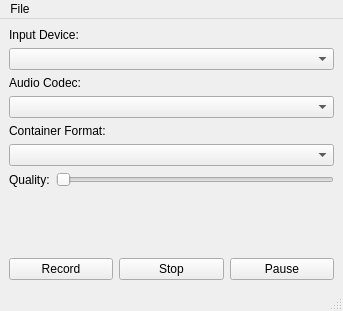
<?xml version="1.0" encoding="UTF-8"?>
<ui version="4.0">
 <class>CameraCapture</class>
 <widget class="QMainWindow" name="CameraCapture">
  <property name="geometry">
   <rect>
    <x>0</x>
    <y>0</y>
    <width>343</width>
    <height>311</height>
   </rect>
  </property>
  <property name="windowTitle">
   <string>MainWindow</string>
  </property>
  <widget class="QWidget" name="centralwidget">
   <layout class="QGridLayout" name="gridLayout">
    <item row="0" column="0" colspan="2">
     <widget class="QLabel" name="label">
      <property name="text">
       <string>Input Device:</string>
      </property>
     </widget>
    </item>
    <item row="1" column="0" colspan="2">
     <widget class="QComboBox" name="inputDeviceBox"/>
    </item>
    <item row="2" column="0" colspan="2">
     <widget class="QLabel" name="label_2">
      <property name="text">
       <string>Audio Codec:</string>
      </property>
     </widget>
    </item>
    <item row="3" column="0" colspan="2">
     <widget class="QComboBox" name="audioCodecBox"/>
    </item>
    <item row="4" column="0" colspan="2">
     <widget class="QLabel" name="label_4">
      <property name="text">
       <string>Container Format:</string>
      </property>
     </widget>
    </item>
    <item row="5" column="0" colspan="2">
     <widget class="QComboBox" name="containerFormatBox"/>
    </item>
    <item row="6" column="0">
     <widget class="QLabel" name="label_3">
      <property name="text">
       <string>Quality:</string>
      </property>
     </widget>
    </item>
    <item row="6" column="1">
     <widget class="QSlider" name="qualitySlider">
      <property name="orientation">
       <enum>Qt::Horizontal</enum>
      </property>
     </widget>
    </item>
    <item row="7" column="0">
     <spacer name="verticalSpacer">
      <property name="orientation">
       <enum>Qt::Vertical</enum>
      </property>
      <property name="sizeHint" stdset="0">
       <size>
        <width>20</width>
        <height>29</height>
       </size>
      </property>
     </spacer>
    </item>
    <item row="8" column="0" colspan="2">
     <layout class="QHBoxLayout" name="horizontalLayout">
      <item>
       <widget class="QPushButton" name="recordButton">
        <property name="text">
         <string>Record</string>
        </property>
       </widget>
      </item>
      <item>
       <widget class="QPushButton" name="stopButton">
        <property name="text">
         <string>Stop</string>
        </property>
       </widget>
      </item>
      <item>
       <widget class="QPushButton" name="pauseButton">
        <property name="text">
         <string>Pause</string>
        </property>
       </widget>
      </item>
     </layout>
    </item>
   </layout>
  </widget>
  <widget class="QMenuBar" name="menubar">
   <property name="geometry">
    <rect>
     <x>0</x>
     <y>0</y>
     <width>343</width>
     <height>27</height>
    </rect>
   </property>
   <widget class="QMenu" name="menuFile">
    <property name="title">
     <string>File</string>
    </property>
    <addaction name="actionExit"/>
   </widget>
   <addaction name="menuFile"/>
  </widget>
  <widget class="QStatusBar" name="statusbar"/>
  <action name="actionExit">
   <property name="text">
    <string>Exit</string>
   </property>
  </action>
 </widget>
 <resources/>
 <connections>
  <connection>
   <sender>recordButton</sender>
   <signal>clicked()</signal>
   <receiver>CameraCapture</receiver>
   <slot>record()</slot>
   <hints>
    <hint type="sourcelabel">
     <x>58</x>
     <y>278</y>
    </hint>
    <hint type="destinationlabel">
     <x>61</x>
     <y>238</y>
    </hint>
   </hints>
  </connection>
  <connection>
   <sender>stopButton</sender>
   <signal>clicked()</signal>
   <receiver>CameraCapture</receiver>
   <slot>stop()</slot>
   <hints>
    <hint type="sourcelabel">
     <x>195</x>
     <y>278</y>
    </hint>
    <hint type="destinationlabel">
     <x>140</x>
     <y>236</y>
    </hint>
   </hints>
  </connection>
  <connection>
   <sender>pauseButton</sender>
   <signal>clicked()</signal>
   <receiver>CameraCapture</receiver>
   <slot>pause()</slot>
   <hints>
    <hint type="sourcelabel">
     <x>306</x>
     <y>278</y>
    </hint>
    <hint type="destinationlabel">
     <x>234</x>
     <y>237</y>
    </hint>
   </hints>
  </connection>
  <connection>
   <sender>inputDeviceBox</sender>
   <signal>activated(int)</signal>
   <receiver>CameraCapture</receiver>
   <slot>setInputDevice(int)</slot>
   <hints>
    <hint type="sourcelabel">
     <x>260</x>
     <y>66</y>
    </hint>
    <hint type="destinationlabel">
     <x>304</x>
     <y>42</y>
    </hint>
   </hints>
  </connection>
  <connection>
   <sender>audioCodecBox</sender>
   <signal>activated(int)</signal>
   <receiver>CameraCapture</receiver>
   <slot>setAudioCodec(int)</slot>
   <hints>
    <hint type="sourcelabel">
     <x>230</x>
     <y>113</y>
    </hint>
    <hint type="destinationlabel">
     <x>303</x>
     <y>95</y>
    </hint>
   </hints>
  </connection>
  <connection>
   <sender>qualitySlider</sender>
   <signal>sliderMoved(int)</signal>
   <receiver>CameraCapture</receiver>
   <slot>setQuality(int)</slot>
   <hints>
    <hint type="sourcelabel">
     <x>293</x>
     <y>207</y>
    </hint>
    <hint type="destinationlabel">
     <x>302</x>
     <y>164</y>
    </hint>
   </hints>
  </connection>
  <connection>
   <sender>actionExit</sender>
   <signal>triggered()</signal>
   <receiver>CameraCapture</receiver>
   <slot>close()</slot>
   <hints>
    <hint type="sourcelabel">
     <x>-1</x>
     <y>-1</y>
    </hint>
    <hint type="destinationlabel">
     <x>154</x>
     <y>130</y>
    </hint>
   </hints>
  </connection>
  <connection>
   <sender>containerFormatBox</sender>
   <signal>activated(int)</signal>
   <receiver>CameraCapture</receiver>
   <slot>setContainerFormat(int)</slot>
   <hints>
    <hint type="sourcelabel">
     <x>134</x>
     <y>174</y>
    </hint>
    <hint type="destinationlabel">
     <x>164</x>
     <y>195</y>
    </hint>
   </hints>
  </connection>
 </connections>
 <slots>
  <slot>record()</slot>
  <slot>pause()</slot>
  <slot>stop()</slot>
  <slot>setInputDevice(int)</slot>
  <slot>setAudioCodec(int)</slot>
  <slot>setQuality(int)</slot>
  <slot>setContainerFormat(int)</slot>
 </slots>
</ui>
